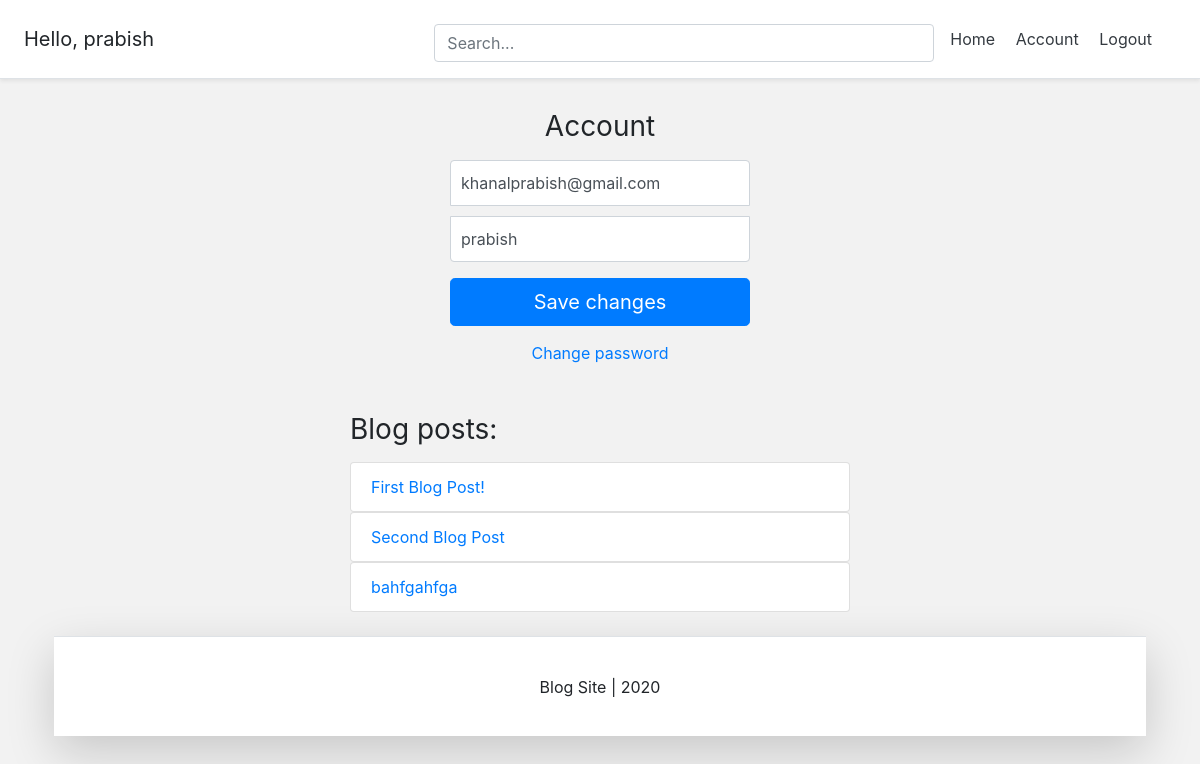
The app's page /account/ (signed in) with its own data.
### account/models.py (models this page shows, shortened)
class Account(AbstractBaseUser):
	email 					= models.EmailField(verbose_name="email", max_length=60, unique=True)
	username 				= models.CharField(max_length=30, unique=True)
	date_joined				= models.DateTimeField(verbose_name='date joined', auto_now_add=True)
	last_login				= models.DateTimeField(verbose_name='last login', auto_now=True)
	is_admin				= models.BooleanField(default=False)
	is_active				= models.BooleanField(default=True)
	is_staff				= models.BooleanField(default=False)
	is_superuser			= models.BooleanField(default=False)
	USERNAME_FIELD = 'email'
	REQUIRED_FIELDS = ['username', ]
	objects = MyAccountManager()

### blog/models.py (models this page shows)
class BlogPost(models.Model):
	title 					= models.CharField(max_length=50, null=False, blank=False)
	body 					= models.TextField(max_length=500, null=False, blank=False)
	image		 			= models.ImageField(upload_to=upload_location, null=True, blank=True)
	date_published 			= models.DateTimeField(auto_now_add=True, verbose_name="date published")
	date_updated 			= models.DateTimeField(auto_now=True, verbose_name="date updated")
	author 					= models.ForeignKey(settings.AUTH_USER_MODEL, on_delete=models.CASCADE)
	slug 					= models.SlugField(blank=True, unique=True)
	def __str__(self):
		return self.title

### account/views.py (the view)
# urls.py: path('account/', account_view,name="account"),
def account_view(request):
	if not request.user.is_authenticated:
			return redirect("login")
	context = {}
	if request.POST:
		form = AccountUpdateForm(request.POST, instance=request.user)
		if form.is_valid():
			form.initial = {
					"email": request.POST['email'],
					"username": request.POST['username'],
			}
			form.save()
			context['success_message'] = "Updated"
	else:
		form = AccountUpdateForm(
			initial={
					"email": request.user.email,
					"username": request.user.username,
				}
			)
	context['account_form'] = form
	blog_posts = BlogPost.objects.filter(author=request.user)
	context['blog_posts'] = blog_posts
	return render(request, "account/account.html", context)

### account/forms.py (shortened to what this page needs)
class AccountUpdateForm(forms.ModelForm):
	class Meta:
		model = Account
		fields = ('email', 'username')

### account/templates/account/account.html (shortened to what this page needs)
{% extends 'base.html' %}
{% block content %}
<form method="post" class="form-signin">{% csrf_token %}
  <h1 class="h3 mb-3 font-weight-normal">Account</h1>
  <input type="email" id="inputEmail" name="email" class="form-control" placeholder="Email address" required autofocus value="{{account_form.initial.email}}">
  <input type="text" id="inputUsername" name="username" class="form-control" placeholder="Username" required value="{{account_form.initial.username}}">
  <button class="btn btn-lg btn-primary btn-block" type="submit">Save changes</button>
</form>
<div class="d-flex flex-column">
   <a class='m-auto' href="{% url 'password_change' %}">Change password</a>
</div>
<div class="container mt-4 p-4">
  <div class="row">
    <div class="blog-posts">
      <h3 class="mb-3 font-weight-normal">Blog posts:</h3>
      {% if blog_posts %}
        <ul class="list-group">
        {% for post in blog_posts %}
          <a href="{% url 'blog:detail' post.slug %}" style="text-decoration: none;"><li class="list-group-item">{{post}}</li></a>
        {% endfor %}
        </ul>
      {% else %}
        <p>You have no blog posts. Create a post <a href="{% url 'blog:create' %}">here</a>.</p>
      {% endif %}
    </div>
{% endblock content %}

### templates/snippets/header.html (shortened to what this page needs)
<div class="d-flex flex-column flex-md-row align-items-center p-3 px-md-4 mb-3 bg-white border-bottom shadow-sm">
  <h5 class="my-0 mr-md-auto font-weight-normal">
  	{% if request.user.is_authenticated %}
  		<p class="m-auto">Hello, {{request.user.username}}</p>
  	{% endif %}
  </h5>
  <div class="search-bar mt-sm-2 mr-2">
  	<form method="get">
  		<input class="form-control"  type="text" name="q" id="id_q" placeholder="Search...">
  	</form>
  </div>
  <nav class="my-2 my-md-0 mr-md-3">
  	{% if request.user.is_authenticated %}
	  	<a class="p-2 text-dark" href="{% url 'home' %}">Home</a>
	    <a class="p-2 text-dark" href="{% url 'account' %}">Account</a>
	    <a class="p-2 text-dark" href="{% url 'logout' %}">Logout</a>
	{% else %}
		<a class="p-2 text-dark" href="{% url 'home' %}">Home</a>
	    <a class="p-2 text-dark" href="{% url 'login' %}">Login</a>
	    <a class="btn btn-outline-primary" href="{% url 'register' %}">Register</a>
	{% endif %}
  </nav>
</div>

### templates/snippets/header.html (style rules this page uses)
@media (min-width: 768px) { html { font-size: 16px; } }
.search-bar { max-width: 500px; width: 100%; }
form { width: 100%; }

### templates/snippets/base_css.html (style rules this page uses)
body { background-color: #f2f2f2; }

### account/templates/account/account.html (style rules this page uses)
.form-signin { width: 100%; max-width: 330px; padding: 15px; margin: auto; }
.form-signin .form-control { position: relative; box-sizing: border-box; height: auto; padding: 10px; font-size: 16px; }
.form-signin input[type="email"] { margin-bottom: 10px; border-bottom-right-radius: 0; border-bottom-left-radius: 0; }
.form-signin input[type="text"] { margin-bottom: 10px; border-top-left-radius: 0; border-top-right-radius: 0; }
.h3 { text-align: center; }
.blog-posts { max-width: 500px; width: 100%; margin: auto; }

### records on screen
Account: user.username "prabish", email "khanalprabish@gmail.com", username "prabish"
BlogPost: title "First Blog Post!"
BlogPost: title "Second Blog Post"
BlogPost: title "bahfgahfga"
